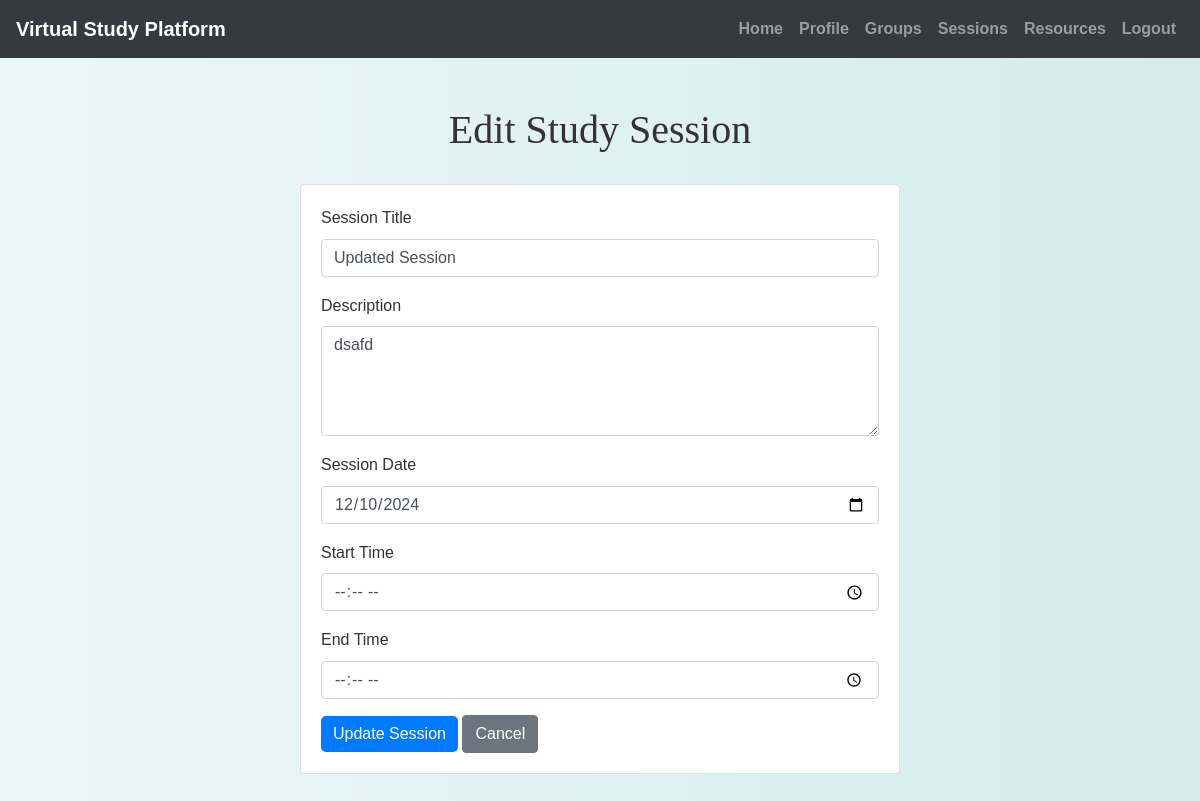
/edit_session.php?id=2 (signed in), run on the app's committed database.
### tables this page shows
CREATE TABLE `studysessions` (
  `SessionID` int(11) NOT NULL,
  `GroupID` int(11) NOT NULL,
  `SessionTitle` varchar(255) NOT NULL,
  `Description` text DEFAULT NULL,
  `SessionDate` date NOT NULL,
  `StartTime` datetime NOT NULL,
  `EndTime` datetime NOT NULL
);

### edit_session.php (the view, shortened to what this page needs)
<?php
include('config.php');
$user_id = $_SESSION["id"];
if (isset($_GET['id'])) {
    $session_id = $_GET['id'];
    $sql = "SELECT * FROM StudySessions WHERE SessionID = ? AND GroupID IN (SELECT GroupID FROM GroupMembers WHERE UserID = ?)";
    $stmt = $conn->prepare($sql);
    $stmt->bind_param("ii", $session_id, $user_id);
    $stmt->execute();
    $session_result = $stmt->get_result();
    $session = $session_result->fetch_assoc();
}
?>
<!DOCTYPE html>
<html lang="en">
<head>
    <link rel="stylesheet" href="https://maxcdn.bootstrapcdn.com/bootstrap/4.5.2/css/bootstrap.min.css">
    <link rel="stylesheet" href="./css/style.css">
</head>
<body>
    <?php include('navbar.php'); ?>
    <div class="container mt-5">
        <h1 class="text-center">Edit Study Session</h1>
        <div class="card mx-auto mt-4" style="max-width: 600px;">
            <div class="card-body">
                <form method="POST" action="">
                    <div class="form-group">
                        <label for="session_title">Session Title</label>
                        <input type="text" class="form-control" id="session_title" name="session_title" value="<?php echo htmlspecialchars($session['SessionTitle']); ?>" required>
                    </div>
                    <div class="form-group">
                        <label for="description">Description</label>
                        <textarea class="form-control" id="description" name="description" rows="4"><?php echo htmlspecialchars($session['Description']); ?></textarea>
                    </div>
                    <div class="form-group">
                        <label for="session_date">Session Date</label>
                        <input type="date" class="form-control" id="session_date" name="session_date" value="<?php echo htmlspecialchars($session['SessionDate']); ?>" required>
                    </div>
                    <div class="form-group">
                        <label for="start_time">Start Time</label>
                        <input type="time" class="form-control" id="start_time" name="start_time" value="<?php echo htmlspecialchars($session['StartTime']); ?>" required>
                    </div>
                    <div class="form-group">
                        <label for="end_time">End Time</label>
                        <input type="time" class="form-control" id="end_time" name="end_time" value="<?php echo htmlspecialchars($session['EndTime']); ?>" required>
                    </div>
                    <button type="submit" class="btn btn-primary">Update Session</button>
                    <a href="manage_sessions.php" class="btn btn-secondary">Cancel</a>
                </form>
            </div>
        </div>
    </div>
</body>
</html>

### css/style.css (style rules this page uses)
body { background: linear-gradient(90deg, rgba(233, 246, 246, 0.831), rgba(207, 233, 233, 0.9)); font-family: 'Arial', sans-serif; color: #333; line-height: 1.6; }
h1, h2, h3, h4 { text-align: center; margin-top: 30px; margin-bottom: 30px; font-family: 'Georgia', serif; }
.container { margin-bottom: 40px; }
.btn-primary { color: #fff; border: none; border-radius: 5px; cursor: pointer; transition: background-color 0.3s ease; }
a { color: #006666; text-decoration: none; font-weight: bold; }

### data on the page
studysessions: session_title "Updated Session", description "dsafd", session_date "12/10/2024"
